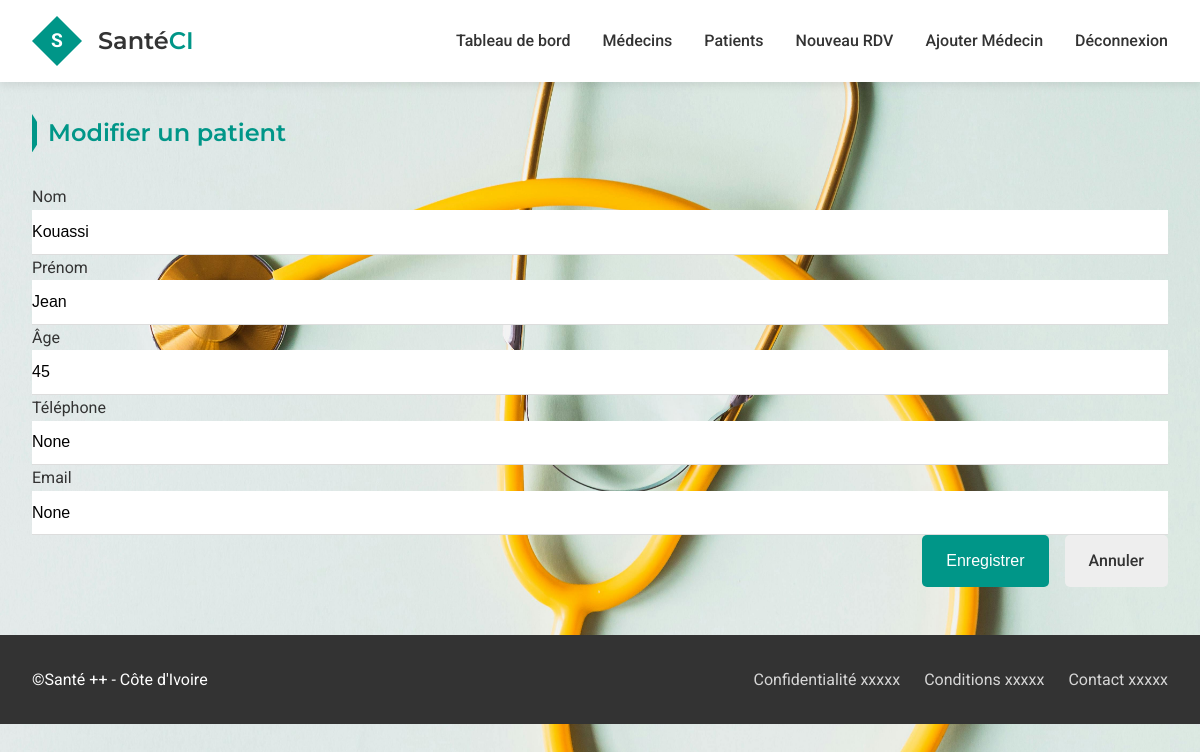
Page /modifier_patient/2 (signed in) on the committed database.
### app.py (models this page shows)
class Patient(db.Model):
    id = db.Column(db.Integer, primary_key=True)
    nom = db.Column(db.String(100), nullable=False)
    prenom = db.Column(db.String(100), nullable=False)
    age = db.Column(db.Integer, nullable=False)
    telephone = db.Column(db.String(20))
    email = db.Column(db.String(100))
    rendez_vous = db.relationship('RendezVous', backref='patient', lazy=True)

### app.py (the view, shortened to what this page needs)
@app.route('/modifier_patient/<int:id>', methods=['GET', 'POST'])
def modifier_patient(id):
    if 'logged_in' not in session:
        return redirect(url_for('login'))
    patient = Patient.query.get_or_404(id)
    return render_template('modifier_patient.html', patient=patient)

### templates/modifier_patient.html
{% extends "base.html" %}
{% block content %}
<section class="modifier-patient-section">
    <h2 class="section-title">Modifier un patient</h2>
    <form method="POST" class="patient-form">
        <div class="form-group">
            <label for="nom">Nom</label>
            <input type="text" id="nom" name="nom" required class="input-field" value="{{ patient.nom }}">
        </div>
        <div class="form-group">
            <label for="prenom">Prénom</label>
            <input type="text" id="prenom" name="prenom" required class="input-field" value="{{ patient.prenom }}">
        </div>
        <div class="form-group">
            <label for="age">Âge</label>
            <input type="number" id="age" name="age" required class="input-field" value="{{ patient.age }}">
        </div>
        <div class="form-group">
            <label for="telephone">Téléphone</label>
            <input type="tel" id="telephone" name="telephone" class="input-field" value="{{ patient.telephone }}">
        </div>
        <div class="form-group">
            <label for="email">Email</label>
            <input type="email" id="email" name="email" class="input-field" value="{{ patient.email }}">
        </div>
        <div class="form-actions">
            <button type="submit" class="btn-save">Enregistrer</button>
            <a href="{{ url_for('liste_patients') }}" class="btn-cancel">Annuler</a>
        </div>
    </form>
</section>
{% endblock %}

### static/css/style.css (style rules this page uses)
:root { --primary-color: #009688; --secondary-color: #ff9800; --dark-color: #333; --light-color: #f5f5f5; --success-color: #4caf50; --danger-color: #f44336; --info-color: #2196f3; --warning-color: #ffc107; }
* { margin: 0; padding: 0; box-sizing: border-box; }
body { font-family: 'Roboto', sans-serif; color: var(--dark-color); line-height: 1.6; background-image: url(../images/pexels-karolina-grabowska-4386464.jpg); background-position:center; background-size: cover; opacity: 15px; }
h1, h2, h3, h4 { font-family: 'Montserrat', sans-serif; font-weight: 600; }
a { text-decoration: none; color: var(--primary-color); }
.section-title { margin-bottom: 2rem; color: var(--primary-color); position: relative; padding-left: 1rem; }
.section-title::before { content: ''; position: absolute; left: 0; top: 0; height: 100%; width: 5px; background-color: var(--primary-color); clip-path: polygon(0 0, 100% 20%, 100% 80%, 0 100%); }
.form-group { position: relative; }
.input-field { width: 100%; padding: 0.8rem 0; border: none; border-bottom: 1px solid #ddd; font-size: 1rem; transition: border-color 0.3s; }
.form-actions { display: flex; gap: 1rem; justify-content: flex-end; }
.btn-save { background-color: var(--primary-color); color: white; border: none; padding: 0.8rem 1.5rem; border-radius: 5px; font-size: 1rem; font-weight: 500; cursor: pointer; transition: background-color 0.3s, transform 0.2s; }
.btn-cancel { background-color: #eee; color: var(--dark-color); border: none; padding: 0.8rem 1.5rem; border-radius: 5px; font-size: 1rem; font-weight: 500; cursor: pointer; transition: background-color 0.3s, transform 0.2s; }

### rows in the picture
Patient: nom "Kouassi", prenom "Jean", age "45", telephone "None", email "None"
